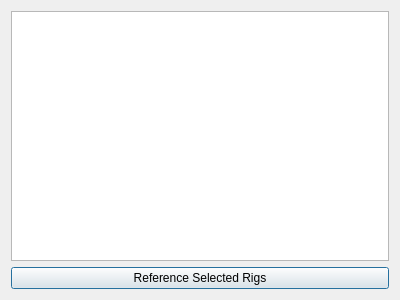
<?xml version="1.0" encoding="UTF-8"?>
<ui version="4.0">
 <class>Dialog</class>
 <widget class="QDialog" name="Dialog">
  <property name="geometry">
   <rect>
    <x>0</x>
    <y>0</y>
    <width>400</width>
    <height>300</height>
   </rect>
  </property>
  <property name="windowTitle">
   <string>Dialog</string>
  </property>
  <layout class="QVBoxLayout" name="verticalLayout">
   <item>
    <widget class="QListWidget" name="rig_list_widget">
     <property name="selectionMode">
      <enum>QAbstractItemView::ExtendedSelection</enum>
     </property>
    </widget>
   </item>
   <item>
    <widget class="QPushButton" name="reference_selected_rigs_button">
     <property name="text">
      <string>Reference Selected Rigs</string>
     </property>
    </widget>
   </item>
  </layout>
 </widget>
 <resources/>
 <connections/>
</ui>
